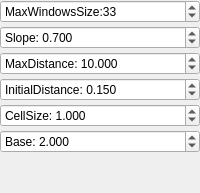
        <widget class="QWidget" name="MorphologicalFilter">
         <layout class="QVBoxLayout" name="verticalLayout_9">
          <property name="spacing">
           <number>3</number>
          </property>
          <property name="leftMargin">
           <number>0</number>
          </property>
          <property name="topMargin">
           <number>0</number>
          </property>
          <property name="rightMargin">
           <number>0</number>
          </property>
          <property name="bottomMargin">
           <number>0</number>
          </property>
          <item>
           <widget class="QSpinBox" name="spin_maxwinsize">
            <property name="sizePolicy">
             <sizepolicy hsizetype="Ignored" vsizetype="Fixed">
              <horstretch>0</horstretch>
              <verstretch>0</verstretch>
             </sizepolicy>
            </property>
            <property name="maximumSize">
             <size>
              <width>16777215</width>
              <height>24</height>
             </size>
            </property>
            <property name="toolTip">
             <string>Set the maximum window size to be used in filtering ground returns.</string>
            </property>
            <property name="prefix">
             <string>MaxWindowsSize:</string>
            </property>
            <property name="maximum">
             <number>99999</number>
            </property>
            <property name="value">
             <number>33</number>
            </property>
           </widget>
          </item>
          <item>
           <widget class="QDoubleSpinBox" name="dspin_slope">
            <property name="sizePolicy">
             <sizepolicy hsizetype="Ignored" vsizetype="Fixed">
              <horstretch>0</horstretch>
              <verstretch>0</verstretch>
             </sizepolicy>
            </property>
            <property name="maximumSize">
             <size>
              <width>16777215</width>
              <height>24</height>
             </size>
            </property>
            <property name="toolTip">
             <string>Set the slope value to be used in computing the height threshold.</string>
            </property>
            <property name="prefix">
             <string>Slope: </string>
            </property>
            <property name="decimals">
             <number>3</number>
            </property>
            <property name="maximum">
             <double>99999.000000000000000</double>
            </property>
            <property name="value">
             <double>0.700000000000000</double>
            </property>
           </widget>
          </item>
          <item>
           <widget class="QDoubleSpinBox" name="dspin_maxdistance">
            <property name="sizePolicy">
             <sizepolicy hsizetype="Ignored" vsizetype="Fixed">
              <horstretch>0</horstretch>
              <verstretch>0</verstretch>
             </sizepolicy>
            </property>
            <property name="maximumSize">
             <size>
              <width>16777215</width>
              <height>24</height>
             </size>
            </property>
            <property name="toolTip">
             <string>Set the maximum height above the parameterized ground surface to be considered a ground return.</string>
            </property>
            <property name="prefix">
             <string>MaxDistance: </string>
            </property>
            <property name="decimals">
             <number>3</number>
            </property>
            <property name="maximum">
             <double>99999.000000000000000</double>
            </property>
            <property name="value">
             <double>10.000000000000000</double>
            </property>
           </widget>
          </item>
          <item>
           <widget class="QDoubleSpinBox" name="dspin_initialdistance">
            <property name="sizePolicy">
             <sizepolicy hsizetype="Ignored" vsizetype="Fixed">
              <horstretch>0</horstretch>
              <verstretch>0</verstretch>
             </sizepolicy>
            </property>
            <property name="maximumSize">
             <size>
              <width>16777215</width>
              <height>24</height>
             </size>
            </property>
            <property name="toolTip">
             <string>Set the initial height above the parameterized ground surface to be considered a ground return.</string>
            </property>
            <property name="prefix">
             <string>InitialDistance: </string>
            </property>
            <property name="decimals">
             <number>3</number>
            </property>
            <property name="maximum">
             <double>99999.000000000000000</double>
            </property>
            <property name="value">
             <double>0.150000000000000</double>
            </property>
           </widget>
          </item>
          <item>
           <widget class="QDoubleSpinBox" name="dspin_cellsize">
            <property name="sizePolicy">
             <sizepolicy hsizetype="Ignored" vsizetype="Fixed">
              <horstretch>0</horstretch>
              <verstretch>0</verstretch>
             </sizepolicy>
            </property>
            <property name="maximumSize">
             <size>
              <width>16777215</width>
              <height>24</height>
             </size>
            </property>
            <property name="toolTip">
             <string> Set the cell size.</string>
            </property>
            <property name="prefix">
             <string>CellSize: </string>
            </property>
            <property name="decimals">
             <number>3</number>
            </property>
            <property name="maximum">
             <double>99999.000000000000000</double>
            </property>
            <property name="value">
             <double>1.000000000000000</double>
            </property>
           </widget>
          </item>
          <item>
           <widget class="QDoubleSpinBox" name="dspin_base">
            <property name="sizePolicy">
             <sizepolicy hsizetype="Ignored" vsizetype="Fixed">
              <horstretch>0</horstretch>
              <verstretch>0</verstretch>
             </sizepolicy>
            </property>
            <property name="maximumSize">
             <size>
              <width>16777215</width>
              <height>24</height>
             </size>
            </property>
            <property name="toolTip">
             <string>Set the base to be used in computing progressive window sizes.</string>
            </property>
            <property name="prefix">
             <string>Base: </string>
            </property>
            <property name="decimals">
             <number>3</number>
            </property>
            <property name="maximum">
             <double>99999.000000000000000</double>
            </property>
            <property name="value">
             <double>2.000000000000000</double>
            </property>
           </widget>
          </item>
          <item>
           <spacer name="verticalSpacer_8">
            <property name="orientation">
             <enum>Qt::Vertical</enum>
            </property>
            <property name="sizeHint" stdset="0">
             <size>
              <width>20</width>
              <height>40</height>
             </size>
            </property>
           </spacer>
          </item>
         </layout>
        </widget>
